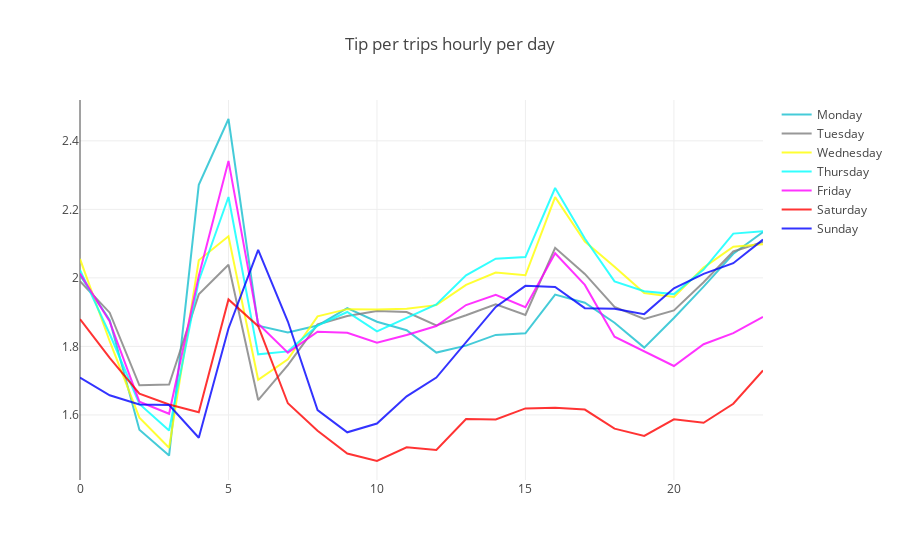

The code cell stored with this chart in its notebook:
### Code cell
def get_average_tip_by_hour(df):
    return df['tip_amount'].sum()/float(len(df))

summary_day_hour_average_tip_by_hour = pd.DataFrame(sub_df.groupby(['tpep_pickup_datetime_day','tpep_pickup_datetime_hour']).apply(get_average_tip_by_hour))


summary_day_hour_average_tip_by_hour = summary_day_hour_average_tip_by_hour.rename(columns = {0:'average_tip_by_hour'})
summary_day_hour_average_tip_by_hour.reset_index(level=0, inplace=True)




Monday = go.Scatter(
                x=summary_day_hour_average_tip_by_hour[summary_day_hour_average_tip_by_hour['tpep_pickup_datetime_day'] == 'Monday'].index,
                y=summary_day_hour_average_tip_by_hour[summary_day_hour_average_tip_by_hour['tpep_pickup_datetime_day'] == 'Monday']['average_tip_by_hour'],
                name = "Monday",
                line = dict(color = '#17BECF'),
                opacity = 0.8)

Tuesday = go.Scatter(
                x=summary_day_hour_average_tip_by_hour[summary_day_hour_average_tip_by_hour['tpep_pickup_datetime_day'] == 'Tuesday'].index,
                y=summary_day_hour_average_tip_by_hour[summary_day_hour_average_tip_by_hour['tpep_pickup_datetime_day'] == 'Tuesday']['average_tip_by_hour'],
                name = "Tuesday",
                line = dict(color = '#7F7F7F'),
                opacity = 0.8)

Wednesday = go.Scatter(
                x=summary_day_hour_average_tip_by_hour[summary_day_hour_average_tip_by_hour['tpep_pickup_datetime_day'] == 'Wednesday'].index,
                y=summary_day_hour_average_tip_by_hour[summary_day_hour_average_tip_by_hour['tpep_pickup_datetime_day'] == 'Wednesday']['average_tip_by_hour'],
                name = "Wednesday",
                line = dict(color = '#FFFF00'),
                opacity = 0.8)

Thursday = go.Scatter(
                x=summary_day_hour_average_tip_by_hour[summary_day_hour_average_tip_by_hour['tpep_pickup_datetime_day'] == 'Thursday'].index,
                y=summary_day_hour_average_tip_by_hour[summary_day_hour_average_tip_by_hour['tpep_pickup_datetime_day'] == 'Thursday']['average_tip_by_hour'],
                name = "Thursday",
                line = dict(color = '#00FFFF'),
                opacity = 0.8)

Friday = go.Scatter(
                x=summary_day_hour_average_tip_by_hour[summary_day_hour_average_tip_by_hour['tpep_pickup_datetime_day'] == 'Friday'].index,
                y=summary_day_hour_average_tip_by_hour[summary_day_hour_average_tip_by_hour['tpep_pickup_datetime_day'] == 'Friday']['average_tip_by_hour'],
                name = "Friday",
                line = dict(color = '#FF00FF'),
                opacity = 0.8)

Saturday = go.Scatter(
                x=summary_day_hour_average_tip_by_hour[summary_day_hour_average_tip_by_hour['tpep_pickup_datetime_day'] == 'Saturday'].index,
                y=summary_day_hour_average_tip_by_hour[summary_day_hour_average_tip_by_hour['tpep_pickup_datetime_day'] == 'Saturday']['average_tip_by_hour'],
                name = "Saturday",
                line = dict(color = '#FF0000'),
                opacity = 0.8)

Sunday = go.Scatter(
                x=summary_day_hour_average_tip_by_hour[summary_day_hour_average_tip_by_hour['tpep_pickup_datetime_day'] == 'Sunday'].index,
                y=summary_day_hour_average_tip_by_hour[summary_day_hour_average_tip_by_hour['tpep_pickup_datetime_day'] == 'Sunday']['average_tip_by_hour'],
                name = "Sunday",
                line = dict(color = '#0000FF'),
                opacity = 0.8)



data = [Monday, Tuesday, Wednesday , Thursday , Friday, Saturday, Sunday]

layout = dict(
    title = "Tip per trips hourly per day",

)

fig = dict(data=data, layout=layout)
plotly.offline.iplot(fig, filename = "Tip per trips hourly per day")

### Figure 1 — Plotly figure (JSON) as saved in the notebook; plotly's stock layout.template omitted (floating-point values rounded to 4 significant figures)
{"data": [{"line": {"color": "#17BECF"}, "name": "Monday", "opacity": 0.8, "type": "scatter", "uid": "c95ddc3b-0911-4edd-8d4b-2083ad64c347", "x": [0, 1, 2, 3, 4, 5, 6, 7, 8, 9, 10, 11, 12, 13, 14, 15, 16, 17, 18, 19, 20, 21, 22, 23], "y": [2.008, 1.876, 1.557, 1.481, 2.272, 2.464, 1.861, 1.841, 1.861, 1.912, 1.872, 1.847, 1.782, 1.802, 1.834, 1.838, 1.951, 1.927, 1.869, 1.797, 1.883, 1.975, 2.07, 2.134]}, {"line": {"color": "#7F7F7F"}, "name": "Tuesday", "opacity": 0.8, "type": "scatter", "uid": "7a8cabed-1f45-420f-b13a-702494e54bb1", "x": [0, 1, 2, 3, 4, 5, 6, 7, 8, 9, 10, 11, 12, 13, 14, 15, 16, 17, 18, 19, 20, 21, 22, 23], "y": [1.99, 1.898, 1.687, 1.689, 1.952, 2.039, 1.643, 1.746, 1.864, 1.889, 1.903, 1.9, 1.861, 1.891, 1.923, 1.892, 2.088, 2.012, 1.915, 1.88, 1.905, 1.987, 2.077, 2.105]}, {"line": {"color": "#FFFF00"}, "name": "Wednesday", "opacity": 0.8, "type": "scatter", "uid": "f40bb067-1a7d-43b7-9a1b-ef3657b3591b", "x": [0, 1, 2, 3, 4, 5, 6, 7, 8, 9, 10, 11, 12, 13, 14, 15, 16, 17, 18, 19, 20, 21, 22, 23], "y": [2.055, 1.815, 1.592, 1.504, 2.051, 2.122, 1.703, 1.763, 1.888, 1.909, 1.908, 1.91, 1.921, 1.979, 2.016, 2.008, 2.236, 2.106, 2.033, 1.956, 1.945, 2.03, 2.091, 2.098]}, {"line": {"color": "#00FFFF"}, "name": "Thursday", "opacity": 0.8, "type": "scatter", "uid": "c2199de9-ab55-49e5-91da-ac1cb78e324b", "x": [0, 1, 2, 3, 4, 5, 6, 7, 8, 9, 10, 11, 12, 13, 14, 15, 16, 17, 18, 19, 20, 21, 22, 23], "y": [2.023, 1.836, 1.632, 1.554, 1.992, 2.236, 1.777, 1.785, 1.86, 1.9, 1.844, 1.883, 1.922, 2.007, 2.056, 2.061, 2.262, 2.115, 1.99, 1.961, 1.953, 2.024, 2.129, 2.136]}, {"line": {"color": "#FF00FF"}, "name": "Friday", "opacity": 0.8, "type": "scatter", "uid": "8c7dc88e-dfae-4eaf-975b-da27cf33afd1", "x": [0, 1, 2, 3, 4, 5, 6, 7, 8, 9, 10, 11, 12, 13, 14, 15, 16, 17, 18, 19, 20, 21, 22, 23], "y": [2.013, 1.872, 1.639, 1.603, 2.006, 2.341, 1.866, 1.782, 1.843, 1.84, 1.811, 1.833, 1.86, 1.921, 1.951, 1.915, 2.072, 1.98, 1.828, 1.785, 1.743, 1.806, 1.839, 1.886]}, {"line": {"color": "#FF0000"}, "name": "Saturday", "opacity": 0.8, "type": "scatter", "uid": "2e5c184f-aaf4-4bba-908a-3f2477225a38", "x": [0, 1, 2, 3, 4, 5, 6, 7, 8, 9, 10, 11, 12, 13, 14, 15, 16, 17, 18, 19, 20, 21, 22, 23], "y": [1.879, 1.767, 1.662, 1.63, 1.608, 1.937, 1.859, 1.634, 1.554, 1.487, 1.466, 1.506, 1.497, 1.588, 1.587, 1.619, 1.621, 1.616, 1.56, 1.539, 1.587, 1.577, 1.633, 1.73]}, {"line": {"color": "#0000FF"}, "name": "Sunday", "opacity": 0.8, "type": "scatter", "uid": "a217be15-ab10-4f2c-8021-2d3350b5a73b", "x": [0, 1, 2, 3, 4, 5, 6, 7, 8, 9, 10, 11, 12, 13, 14, 15, 16, 17, 18, 19, 20, 21, 22, 23], "y": [1.709, 1.657, 1.631, 1.629, 1.533, 1.852, 2.082, 1.873, 1.614, 1.549, 1.575, 1.654, 1.709, 1.812, 1.915, 1.977, 1.974, 1.912, 1.91, 1.894, 1.97, 2.012, 2.043, 2.112]}], "layout": {"title": {"text": "Tip per trips hourly per day"}}}
